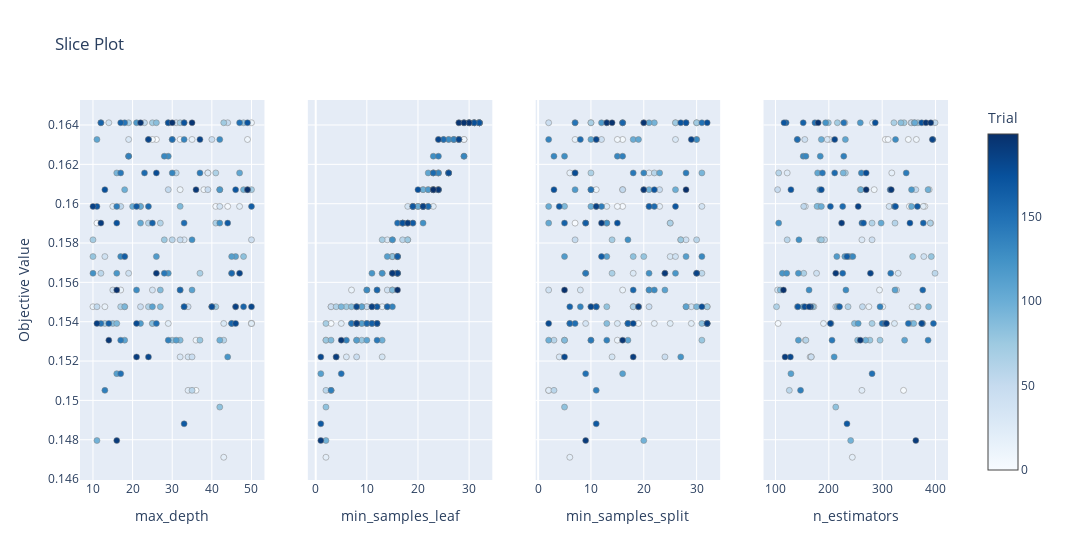

Write notebook code for a chart like this one.
### Code cell
# Visualize the distribution of objective function values across different hyperparameter values.
# - `plot_slice(study, params=[...])` displays how the objective function varies with each specified hyperparameter.
# - `params` includes the hyperparameters of interest: "n_estimators", "max_depth", "min_samples_split", and "min_samples_leaf".

optuna.visualization.plot_slice(study, params=["n_estimators", "max_depth", "min_samples_split", "min_samples_leaf"])

### Figure 1 — Plotly figure (JSON) as saved in the notebook; plotly's stock layout.template omitted (floating-point values rounded to 4 significant figures; data arrays with more than 128 entries replaced by an {"elided": "..."} marker saying what was removed)
{"data": [{"marker": {"color": {"elided": "200 int values"}, "colorbar": {"title": {"text": "Trial"}, "x": 1, "xpad": 40}, "colorscale": [[0, "rgb(247,251,255)"], [0.125, "rgb(222,235,247)"], [0.25, "rgb(198,219,239)"], [0.375, "rgb(158,202,225)"], [0.5, "rgb(107,174,214)"], [0.625, "rgb(66,146,198)"], [0.75, "rgb(33,113,181)"], [0.875, "rgb(8,81,156)"], [1, "rgb(8,48,107)"]], "line": {"color": "Grey", "width": 0.5}, "showscale": true}, "mode": "markers", "name": "Feasible Trial", "showlegend": false, "type": "scatter", "x": {"elided": "200 int values"}, "xaxis": "x", "y": {"elided": "200 float values"}, "yaxis": "y"}, {"marker": {"color": {"elided": "200 int values"}, "colorbar": {"title": {"text": "Trial"}, "x": 1, "xpad": 40}, "colorscale": [[0, "rgb(247,251,255)"], [0.125, "rgb(222,235,247)"], [0.25, "rgb(198,219,239)"], [0.375, "rgb(158,202,225)"], [0.5, "rgb(107,174,214)"], [0.625, "rgb(66,146,198)"], [0.75, "rgb(33,113,181)"], [0.875, "rgb(8,81,156)"], [1, "rgb(8,48,107)"]], "line": {"color": "Grey", "width": 0.5}, "showscale": false}, "mode": "markers", "name": "Feasible Trial", "showlegend": false, "type": "scatter", "x": {"elided": "200 int values"}, "xaxis": "x2", "y": {"elided": "200 float values"}, "yaxis": "y2"}, {"marker": {"color": {"elided": "200 int values"}, "colorbar": {"title": {"text": "Trial"}, "x": 1, "xpad": 40}, "colorscale": [[0, "rgb(247,251,255)"], [0.125, "rgb(222,235,247)"], [0.25, "rgb(198,219,239)"], [0.375, "rgb(158,202,225)"], [0.5, "rgb(107,174,214)"], [0.625, "rgb(66,146,198)"], [0.75, "rgb(33,113,181)"], [0.875, "rgb(8,81,156)"], [1, "rgb(8,48,107)"]], "line": {"color": "Grey", "width": 0.5}, "showscale": false}, "mode": "markers", "name": "Feasible Trial", "showlegend": false, "type": "scatter", "x": {"elided": "200 int values"}, "xaxis": "x3", "y": {"elided": "200 float values"}, "yaxis": "y3"}, {"marker": {"color": {"elided": "200 int values"}, "colorbar": {"title": {"text": "Trial"}, "x": 1, "xpad": 40}, "colorscale": [[0, "rgb(247,251,255)"], [0.125, "rgb(222,235,247)"], [0.25, "rgb(198,219,239)"], [0.375, "rgb(158,202,225)"], [0.5, "rgb(107,174,214)"], [0.625, "rgb(66,146,198)"], [0.75, "rgb(33,113,181)"], [0.875, "rgb(8,81,156)"], [1, "rgb(8,48,107)"]], "line": {"color": "Grey", "width": 0.5}, "showscale": false}, "mode": "markers", "name": "Feasible Trial", "showlegend": false, "type": "scatter", "x": {"elided": "200 int values"}, "xaxis": "x4", "y": {"elided": "200 float values"}, "yaxis": "y4"}], "layout": {"title": {"text": "Slice Plot"}, "width": 1200, "xaxis": {"anchor": "y", "domain": [0, 0.2125], "title": {"text": "max_depth"}}, "xaxis2": {"anchor": "y2", "domain": [0.2625, 0.475], "title": {"text": "min_samples_leaf"}}, "xaxis3": {"anchor": "y3", "domain": [0.525, 0.7375], "title": {"text": "min_samples_split"}}, "xaxis4": {"anchor": "y4", "domain": [0.7875, 1], "title": {"text": "n_estimators"}}, "yaxis": {"anchor": "x", "domain": [0, 1], "title": {"text": "Objective Value"}}, "yaxis2": {"anchor": "x2", "domain": [0, 1], "matches": "y", "showticklabels": false}, "yaxis3": {"anchor": "x3", "domain": [0, 1], "matches": "y", "showticklabels": false}, "yaxis4": {"anchor": "x4", "domain": [0, 1], "matches": "y", "showticklabels": false}}}
